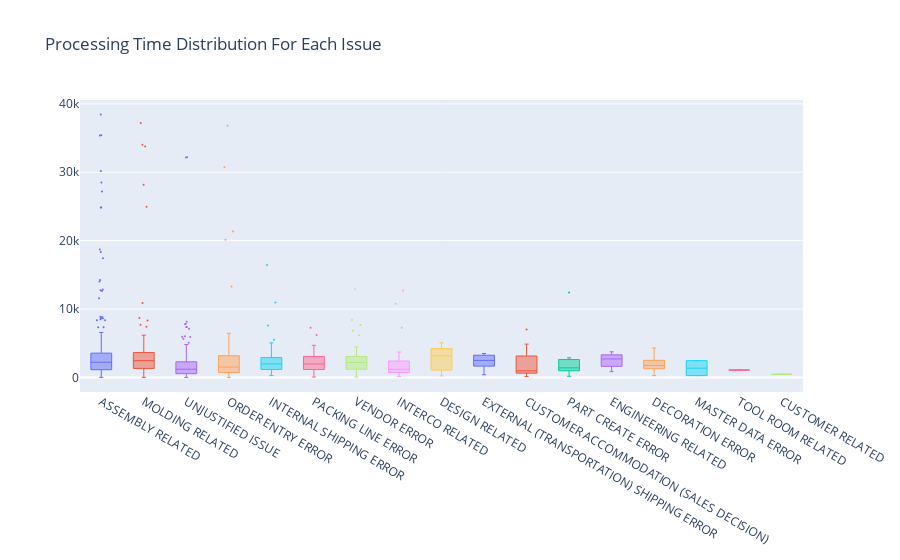

Notebook cell for this chart:
### Markdown cell above
We can see in the below box plot that assembly related issues have more outliers may be because their count is more in number and also in assembly related issues there may be some defects that are more hard to fix which inturn consumes more time.

### Code cell
x_data = ['ASSEMBLY RELATED','MOLDING RELATED','PROCEDURE NOT FOLLOWED','UNJUSTIFIED ISSUE','ORDER ENTRY ERROR',
          'INTERNAL SHIPPING ERROR','PACKING LINE ERROR','VENDOR ERROR','INTERCO RELATED','DESIGN RELATED',
          'EXTERNAL (TRANSPORTATION) SHIPPING ERROR','CUSTOMER ACCOMMODATION (SALES DECISION)',
          'PART CREATE ERROR','ENGINEERING RELATED','DECORATION ERROR','MASTER DATA ERROR',
           'TOOL ROOM RELATED','CUSTOMER RELATED']



y_data = [AssemblyRelated['Processing time'],MoldingRelated['Processing time'],ProcedureNotFollowed['Processing time'],UnjustifiedIssue['Processing time'],
          OrderEntryError['Processing time'],InternalShippingError['Processing time'],PackingLineError['Processing time'],VendorError['Processing time'],IntercoRelated['Processing time']       
,DesignRelated['Processing time']       
,ExternalShippingError['Processing time'] 
,CustomerAccommodation['Processing time'] 
,PartCreateError['Processing time']       
,EngineeringRelated['Processing time']    
,DecorationError['Processing time']       
,MasterDataError['Processing time']       
,ToolRoomRelated['Processing time']       
,CustomerRelated['Processing time']]

fig = go.Figure()

for xd, yd in zip(x_data, y_data):
        fig.add_trace(go.Box(
            y=yd,
            name=xd,            
            jitter=0.5,
            whiskerwidth=0.2,            
            marker_size=2,
            line_width=1)
        )

fig.update_layout(
    title='Processing Time Distribution For Each Issue',
   
    showlegend=False
)

fig.show()

### Figure 1 — Plotly figure (JSON) as saved in the notebook; plotly's stock layout.template omitted (floating-point values rounded to 4 significant figures; data arrays with more than 128 entries replaced by an {"elided": "..."} marker saying what was removed)
{"data": [{"jitter": 0.5, "line": {"width": 1}, "marker": {"size": 2}, "name": "ASSEMBLY RELATED", "type": "box", "whiskerwidth": 0.2, "y": {"elided": "201 float values"}}, {"jitter": 0.5, "line": {"width": 1}, "marker": {"size": 2}, "name": "MOLDING RELATED", "type": "box", "whiskerwidth": 0.2, "y": [5380.0, 8334.0, 7683.0, 1415.0, 37220.0, 1297.0, 2643.0, 3126.0, 2836.0, 1976.0, 3798.0, 2134.0, 4292.0, 4291.0, 1014.0, 3862.0, 34030.0, 4224.0, 33760.0, 2999.0, 2876.0, 2805.0, 2415.0, 2134.0, 2743.0, 2496.0, 1681.0, 1205.0, 19.05, 4201.0, 2495.0, 2488.0, 3141.0, 1132.0, 28190.0, 2117.0, 2329.0, 593.0, 310.2, 1723.0, 24970.0, 1128.0, 773.4, 382.3, 379.8, 2395.0, 2565.0, 2690.0, 2661.0, 936.4, 2.96, 888.3, 2303.0, 5351.0, 1826.0, 10900.0, 1535.0, 2662.0, 2379.0, 1564.0, 2735.0, 3414.0, 2475.0, 1347.0, 887.2, 1320.0, 839.0, 1101.0, 2279.0, 5737.0, 3031.0, 1710.0, 3498.0, 6170.0, 1514.0, 8683.0, 7415.0, 1196.0, 670.1, 1222.0]}, {"jitter": 0.5, "line": {"width": 1}, "marker": {"size": 2}, "name": "PROCEDURE NOT FOLLOWED", "type": "box", "whiskerwidth": 0.2, "y": []}, {"jitter": 0.5, "line": {"width": 1}, "marker": {"size": 2}, "name": "UNJUSTIFIED ISSUE", "type": "box", "whiskerwidth": 0.2, "y": {"elided": "150 float values"}}, {"jitter": 0.5, "line": {"width": 1}, "marker": {"size": 2}, "name": "ORDER ENTRY ERROR", "type": "box", "whiskerwidth": 0.2, "y": [13300.0, 0.36, 600.8, 0.56, 312.9, 462.8, 148.9, 6382.0, 6354.0, 6453.0, 4444.0, 1994.0, 503.9, 767.5, 36810.0, 2446.0, 2713.0, 5016.0, 2574.0, 4532.0, 2.1, 3073.0, 2735.0, 3439.0, 2639.0, 1754.0, 30730.0, 1242.0, 1992.0, 3747.0, 1489.0, 22.58, 2519.0, 1321.0, 483.0, 1868.0, 843.3, 1509.0, 1271.0, 1076.0, 3504.0, 1035.0, 696.4, 21330.0, 1555.0, 1700.0, 2326.0, 720.5, 20130.0, 1493.0, 860.1, 694.1, 360.6, 672.7, 1033.0, 1215.0, 1128]}, {"jitter": 0.5, "line": {"width": 1}, "marker": {"size": 2}, "name": "INTERNAL SHIPPING ERROR", "type": "box", "whiskerwidth": 0.2, "y": [508.3, 4922.0, 791.5, 4654.0, 2280.0, 3980.0, 4604.0, 3318.0, 336.3, 3648.0, 2829.0, 5517.0, 2644, 1853.0, 621.1, 2901.0, 2877.0, 2657.0, 3171.0, 2980.0, 2899.0, 2072.0, 1724.0, 1414.0, 16440.0, 1974.0, 3381.0, 934.0, 890.7, 1082.0, 1346.0, 1656.0, 1134.0, 791.8, 2236.0, 3188.0, 1511.0, 1173.0, 1015.0, 282.0, 1296.0, 266.9, 1941.0, 3170.0, 7583.0, 528, 2692.0, 1776.0, 2444.0, 1390.0, 1182.0, 1725.0, 2184.0, 2182.0, 1341.0, 10960.0, 1997.0, 3880.0, 5045.0, 2829.0, 3931.0, 1946.0, 1557.0, 2279.0, 2751.0, 2493.0, 2249.0, 1654.0, 1508.0, 3071.0, 2204.0, 842.1, 1025.0, 1039.0, 509.1, 2548.0, 1896.0, 815.9, 718.7, 1034.0, 1581.0]}, {"jitter": 0.5, "line": {"width": 1}, "marker": {"size": 2}, "name": "PACKING LINE ERROR", "type": "box", "whiskerwidth": 0.2, "y": [306.1, 211.2, 3673.0, 50.94, 2741.0, 4688.0, 3292.0, 3310.0, 6198.0, 3193.0, 3192.0, 627.8, 3095.0, 3070.0, 3840.0, 3840.0, 2612.0, 3315.0, 1335.0, 1705.0, 2495.0, 1843.0, 1536.0, 2356.0, 1145.0, 1801.0, 3027.0, 3202.0, 2720.0, 2697.0, 1157.0, 1155.0, 2112, 2328.0, 2926.0, 2303.0, 2304.0, 1923.0, 1991.0, 1556.0, 1056.0, 505.4, 1711.0, 482.0, 1701.0, 3503.0, 1302.0, 7272.0, 649.2, 629.1, 3313.0, 1510.0, 1488.0, 1247.0, 1369.0, 4411.0, 2306.0, 2250.0, 721.5, 2210.0, 1156.0, 308.0, 1083.0, 431.6, 857.9, 1197.0]}, {"jitter": 0.5, "line": {"width": 1}, "marker": {"size": 2}, "name": "VENDOR ERROR", "type": "box", "whiskerwidth": 0.2, "y": [43.43, 1054.0, 2873.0, 4437.0, 3191.0, 2517.0, 1535.0, 94.53, 1202.0, 1324.0, 1635.0, 1577.0, 6810.0, 1201.0, 2518.0, 2181.0, 1246.0, 2328.0, 358.8, 844.9, 12890.0, 936.0, 8398.0, 7655.0, 479.4, 6168.0, 3070, 2184.0, 2691.0, 2323.0]}, {"jitter": 0.5, "line": {"width": 1}, "marker": {"size": 2}, "name": "INTERCO RELATED", "type": "box", "whiskerwidth": 0.2, "y": [7244.0, 3320.0, 677.3, 165.6, 1178.0, 1460.0, 749.3, 2090.0, 1149.0, 10780.0, 2500.0, 12720.0, 2617.0, 1222.0, 1179.0, 1561.0, 862.6, 358.6, 3709.0, 1009.0, 1054.0, 1440.0, 452.5, 1898.0, 694.9, 671.2, 194.0]}, {"jitter": 0.5, "line": {"width": 1}, "marker": {"size": 2}, "name": "DESIGN RELATED", "type": "box", "whiskerwidth": 0.2, "y": [4846.0, 312.4, 216.4, 215.9, 4469.0, 3025.0, 2856.0, 3958.0, 3286.0, 3696.0, 1824.0, 5067.0]}, {"jitter": 0.5, "line": {"width": 1}, "marker": {"size": 2}, "name": "EXTERNAL (TRANSPORTATION) SHIPPING ERROR", "type": "box", "whiskerwidth": 0.2, "y": [505.2, 386.9, 3342.0, 3498.0, 1651.0, 1651.0, 3335.0, 3244.0, 3080.0, 2328.0, 2327.0, 2688.0, 2641.0, 1700.0]}, {"jitter": 0.5, "line": {"width": 1}, "marker": {"size": 2}, "name": "CUSTOMER ACCOMMODATION (SALES DECISION)", "type": "box", "whiskerwidth": 0.2, "y": [7005.0, 3030.0, 3432.0, 650.3, 2158.0, 1799.0, 678.4, 961.2, 714.8, 527.2, 504.5, 119.2, 4866.0]}, {"jitter": 0.5, "line": {"width": 1}, "marker": {"size": 2}, "name": "PART CREATE ERROR", "type": "box", "whiskerwidth": 0.2, "y": [12430.0, 1392.0, 837.5, 1823.0, 2873.0, 1364.0, 167.7]}, {"jitter": 0.5, "line": {"width": 1}, "marker": {"size": 2}, "name": "ENGINEERING RELATED", "type": "box", "whiskerwidth": 0.2, "y": [3479.0, 3742.0, 3115.0, 2804.0, 1134.0, 2590.0, 838.2, 2107.0]}, {"jitter": 0.5, "line": {"width": 1}, "marker": {"size": 2}, "name": "DECORATION ERROR", "type": "box", "whiskerwidth": 0.2, "y": [261.1, 4292.0, 1661.0, 2518.0, 1130.0, 2426.0, 1734.0]}, {"jitter": 0.5, "line": {"width": 1}, "marker": {"size": 2}, "name": "MASTER DATA ERROR", "type": "box", "whiskerwidth": 0.2, "y": [2448.0, 261.8]}, {"jitter": 0.5, "line": {"width": 1}, "marker": {"size": 2}, "name": "TOOL ROOM RELATED", "type": "box", "whiskerwidth": 0.2, "y": [1077.0]}, {"jitter": 0.5, "line": {"width": 1}, "marker": {"size": 2}, "name": "CUSTOMER RELATED", "type": "box", "whiskerwidth": 0.2, "y": [455.1]}], "layout": {"showlegend": false, "title": {"text": "Processing Time Distribution For Each Issue"}}}
